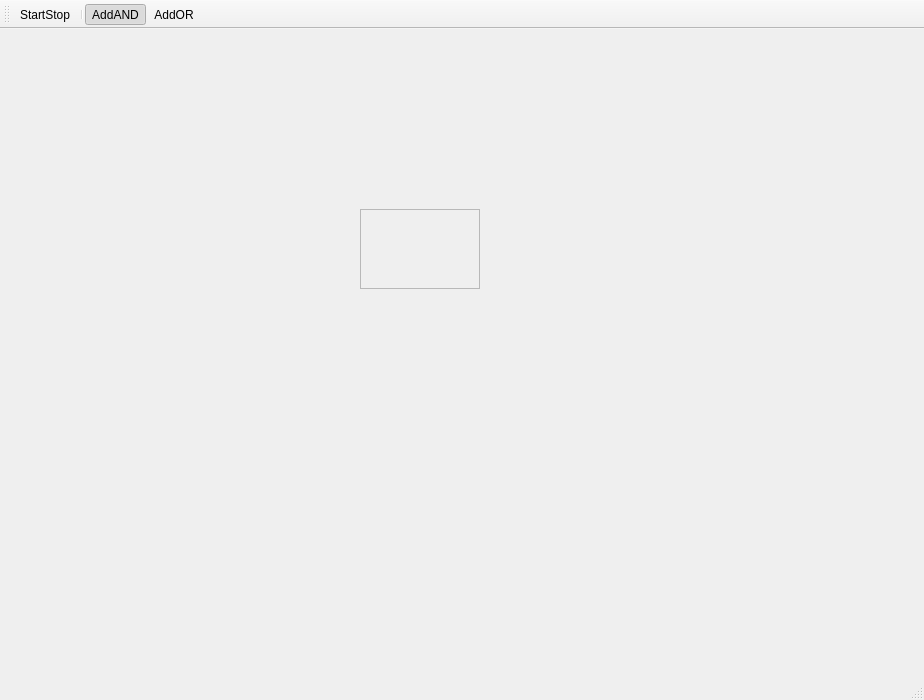
<?xml version="1.0" encoding="UTF-8"?>
<ui version="4.0">
 <class>Window</class>
 <widget class="QMainWindow" name="Window">
  <property name="geometry">
   <rect>
    <x>0</x>
    <y>0</y>
    <width>924</width>
    <height>700</height>
   </rect>
  </property>
  <property name="windowTitle">
   <string>Digital Circuit</string>
  </property>
  <property name="dockOptions">
   <set>QMainWindow::AnimatedDocks</set>
  </property>
  <widget class="QWidget" name="centralwidget">
   <widget class="Component" name="frame">
    <property name="geometry">
     <rect>
      <x>360</x>
      <y>180</y>
      <width>120</width>
      <height>80</height>
     </rect>
    </property>
    <property name="frameShape">
     <enum>QFrame::StyledPanel</enum>
    </property>
    <property name="frameShadow">
     <enum>QFrame::Raised</enum>
    </property>
   </widget>
  </widget>
  <widget class="QStatusBar" name="statusbar"/>
  <widget class="QToolBar" name="toolBar">
   <property name="windowTitle">
    <string>toolBar</string>
   </property>
   <attribute name="toolBarArea">
    <enum>TopToolBarArea</enum>
   </attribute>
   <attribute name="toolBarBreak">
    <bool>false</bool>
   </attribute>
   <addaction name="actionStart"/>
   <addaction name="separator"/>
   <addaction name="actionAddAND"/>
   <addaction name="actionAddOR"/>
  </widget>
  <action name="actionStart">
   <property name="icon">
    <iconset resource="assets/resources.qrc">
     <normaloff>:/toolbar/start.png</normaloff>:/toolbar/start.png</iconset>
   </property>
   <property name="text">
    <string>StartStop</string>
   </property>
   <property name="toolTip">
    <string>Starts the simulation</string>
   </property>
   <property name="shortcut">
    <string>F5</string>
   </property>
  </action>
  <action name="actionAddAND">
   <property name="checkable">
    <bool>true</bool>
   </property>
   <property name="checked">
    <bool>true</bool>
   </property>
   <property name="icon">
    <iconset resource="assets/resources.qrc">
     <normaloff>:/components/and.png</normaloff>:/components/and.png</iconset>
   </property>
   <property name="text">
    <string>AddAND</string>
   </property>
   <property name="toolTip">
    <string>Create an AND gate</string>
   </property>
   <property name="shortcut">
    <string>1</string>
   </property>
  </action>
  <action name="actionAddOR">
   <property name="checkable">
    <bool>true</bool>
   </property>
   <property name="icon">
    <iconset resource="assets/resources.qrc">
     <normaloff>:/components/or.png</normaloff>
     <selectedoff>:/components/and.png</selectedoff>:/components/or.png</iconset>
   </property>
   <property name="text">
    <string>AddOR</string>
   </property>
   <property name="toolTip">
    <string>Create an OR gate</string>
   </property>
   <property name="shortcut">
    <string>2</string>
   </property>
  </action>
 </widget>
 <customwidgets>
  <customwidget>
   <class>Component</class>
   <extends>QFrame</extends>
   <header>Component.hpp</header>
   <container>1</container>
  </customwidget>
 </customwidgets>
 <resources>
  <include location="assets/resources.qrc"/>
 </resources>
 <connections/>
</ui>
